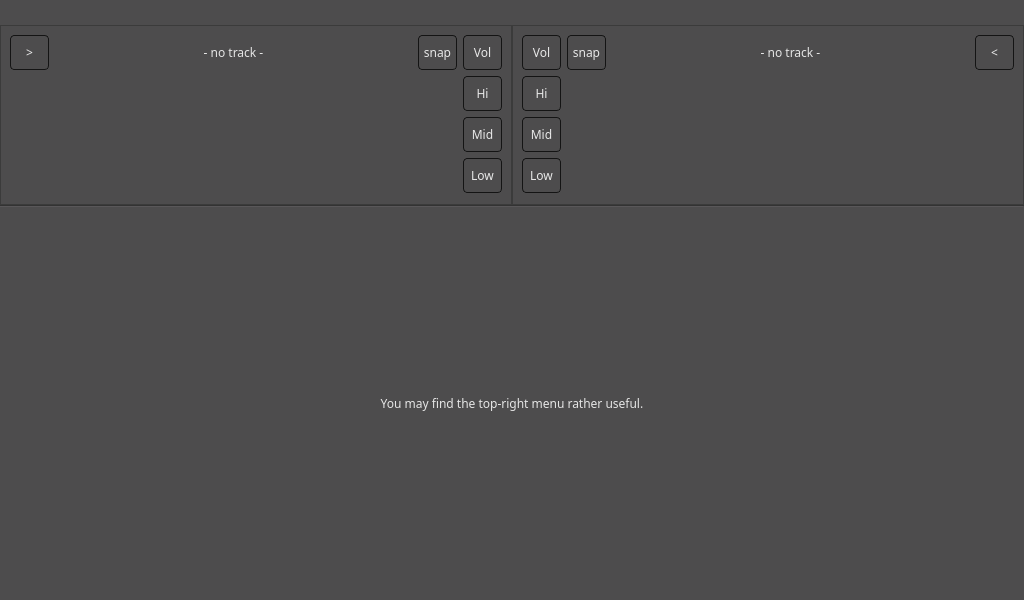
<?xml version="1.0" encoding="UTF-8"?>
<ui version="4.0">
 <class>Ui::DJContext</class>
 <widget class="QWidget" name="Ui::DJContext">
  <property name="geometry">
   <rect>
    <x>0</x>
    <y>0</y>
    <width>1024</width>
    <height>600</height>
   </rect>
  </property>
  <property name="minimumSize">
   <size>
    <width>1024</width>
    <height>600</height>
   </size>
  </property>
  <property name="maximumSize">
   <size>
    <width>1024</width>
    <height>600</height>
   </size>
  </property>
  <property name="windowTitle">
   <string>Form</string>
  </property>
  <property name="styleSheet">
   <string notr="true">* {
    background: #4d4c4d;
    font-family: handelgotdlig;
    font-weight: 200;
}



 QComboBox {
     border: 1px solid #141414;
     border-radius: 4px;
     padding: 1px 18px 1px 3px;
     min-width: 6em;
     color: #e8e8e8;
 }

 QComboBox:editable {
    background: #5b5a5b
 }

 QComboBox:!editable, QComboBox::drop-down:editable {
      background: qlineargradient(x1: 0, y1: 0, x2: 0, y2: 1,
      stop: 0 #3c3c3c, stop: 1 #262627);
 }

 /* QComboBox gets the &quot;on&quot; state when the popup is open */
 QComboBox:!editable:on, QComboBox::drop-down:editable:on {
     background: #5b5a5b
 }

 QComboBox:on { /* shift the text when the popup opens */
     padding-top: 3px;
     padding-left: 4px;
 }

 QComboBox::drop-down {
     subcontrol-origin: padding;
     subcontrol-position: top right;
     width: 15px;

     border-left-width: 1px;
     border-left-color: darkgray;
     border-left-style: solid; /* just a single line */
     border-top-right-radius: 3px; /* same radius as the QComboBox */
     border-bottom-right-radius: 3px;
 }

QComboBox QAbstractItemView {
    border: 1px solid #141414;
    selection-background-color: #5b5a5b;
}

 QSpinBox {
     /*padding-right: 15px; make room for the arrows */
     background-color: qlineargradient(x1: 0, y1: 0, x2: 0, y2: 1,
                                      stop: 0 #3c3c3c, stop: 1 #262627);
    color: #e8e8e8;
     border: none;
     border-radius: 4px;
     /*border-width: 3;*/
}

QSpinBox::up-button {
    border: none;
}

QSpinBox::down-button {
    border: none;
}

QLineEdit {
    border: 1px solid #141414;
    border-radius: 4px;
    color: #e8e8e8;
    background-color: qlineargradient(x1: 0, y1: 0, x2: 0, y2: 1,
                                     stop: 0 #3c3c3c, stop: 1 #262627);
    selection-background-color: #e8e8e8;
    selection-color: #262627
}

QProgressBar {
    border: 1px solid #141414;
    border-radius: 4px;
    text-align: center;
 }


 QProgressBar::chunk {
    background-color: qlineargradient(x1: 0, y1: 0, x2: 0, y2: 1,
                                      stop: 0 #3c3c3c, stop: 1 #262627);
    width: 20px;
 }

QFrame, QLabel, QToolTip {
   color: #e5e5e5;
   /*border: 1px solid #141414;*/
}

QFrame[style=&quot;plain&quot;] {
    border: 100px solid pink;
}

QAbstractButton {
   padding: 3px;
   border: 1px solid #141414;
   border-radius: 4px;
   background-color: qlineargradient(x1: 0, y1: 0, x2: 0, y2: 1,
                                     stop: 0 #3c3c3c, stop: 1 #262627);
    color: #e8e8e8;
}
QAbstractButton::hover {
   background-color: #5b5a5b;
}

QAbstractButton::disabled {
    color: #262627;
}

QAbstractButton::checked {
    background-color: #1c1c1c;
}

 QTabWidget::pane { /* The tab widget frame */
     border-top: 1px solid #141414;
     position: absolute;
     top: -0.5em;
 }

 QTabWidget::tab-bar {
     alignment: center;
 }

 /* Style the tab using the tab sub-control. Note that
     it reads QTabBar _not_ QTabWidget */
 QTabBar::tab {
 background-color: qlineargradient(x1: 0, y1: 0, x2: 0, y2: 1,
                                   stop: 0 #3c3c3c, stop: 1 #262627);

    border: 1px solid #141414;

     /*border: 2px solid #C4C4C3;
     border-bottom-color: #C2C7CB; same as the pane color */
     border-top-left-radius: 4px;
     border-top-right-radius: 4px;
     min-width: 8ex;
     padding: 2px;
     color: #e8e8e8;
 }

 QTabBar::tab:selected, QTabBar::tab:hover {
     background: #5b5a5b;
 }

 QTabBar::tab:selected {
     border-color: #5b5a5b;
     color: #141414;
     /*border-bottom-color: #C2C7CB; same as pane color */
 }

 QSlider::groove:horizontal {
 border: 1px solid #141414;
     height: 8px; /* the groove expands to the size of the slider by default. by giving it a height, it has a fixed size */
     background-color: qlineargradient(x1: 0, y1: 0, x2: 0, y2: 1,
                                       stop: 0 #3c3c3c, stop: 1 #262627);
     margin: 2px 0;
 }

 QSlider::handle:horizontal {
 background-color: qlineargradient(x1: 0, y1: 0, x2: 0, y2: 1,
                                   stop: 0 #3c3c3c, stop: 1 #262627);     border: 1px solid #5c5c5c;
     width: 18px;
     /*margin: -2px 0;  handle is placed by default on the contents rect of the groove. Expand outside the groove */
     border-radius: 3px;
 }

  QScrollBar:vertical {
      border: 0px solid transparent;
      background: transparent;
      width: 4px;
      margin: 0px 0 0px 0;
  }
  QScrollBar::handle:vertical {
      background: #e8e8e8;
      min-height: 20px;
      border: 2px solid #e8e8e8;
      border-radius: 2px;
  }
  QScrollBar::add-line:vertical {
      border: 0px solid transparent;
      background: transparent;
      height: 0px;
      subcontrol-position: bottom;
      subcontrol-origin: margin;
  }

  QScrollBar::sub-line:vertical {
      border: 0px solid transparent;
      background: transparent;
      height: 0px;
      subcontrol-position: top;
      subcontrol-origin: margin;
  }
  QScrollBar::up-arrow:vertical, QScrollBar::down-arrow:vertical {
      border: 0px solid grey;
      width: 0px;
      height: 0px;
      background: white;
  }

  QScrollBar::add-page:vertical, QScrollBar::sub-page:vertical {
      background: none;
  }



  QScrollBar:horizontal {
      border: 0px solid transparent;
      background: transparent;
      height: 4px;
      margin: 0px 0 0px 0;
  }
  QScrollBar::handle:horizontal{
      background: #e8e8e8;
      min-height: 20px;
      border: 2px solid #e8e8e8;
      border-radius: 2px;
  }
  QScrollBar::add-line:horizontal {
      border: 0px solid transparent;
      background: transparent;
      height: 0px;
      subcontrol-position: bottom;
      subcontrol-origin: margin;
  }

  QScrollBar::sub-line:horizontal {
      border: 0px solid transparent;
      background: transparent;
      height: 0px;
      subcontrol-position: top;
      subcontrol-origin: margin;
  }
  QScrollBar::up-arrow:horizontal, QScrollBar::down-arrow:horizontal {
      border: 0px solid grey;
      width: 0px;
      height: 0px;
      background: white;
  }

  QScrollBar::add-page:vertical, QScrollBar::sub-page:vertical {
      background: none;
  }





QSlider::groove:horizontal {
border: 1px solid #bbb;
background: white;
height: 50px;
border-radius: 4px;
}

QSlider::groove:vertical {
border: 1px solid #bbb;
background: white;
width: 50px;
border-radius: 4px;
}

QSlider::sub-page:horizontal {
background: qlineargradient(x1: 0, y1: 0,    x2: 0, y2: 1,
    stop: 0 #444, stop: 1 #bbb);
background: qlineargradient(x1: 0, y1: 0.2, x2: 1, y2: 1,
    stop: 0 #bbb, stop: 1 #555);
border: 1px solid #777;
height: 50px;
border-radius: 4px;
border-top-left-radius: 4px;
border-top-right-radius: 0px;
border-bottom-left-radius: 4px;
border-bottom-right-radius: 0px;
}

QSlider::sub-page:vertical {
background: qlineargradient(x1: 0, y1: 1,    x2: 0, y2: 0,
    stop: 0 #bbb, stop: 1 #444);
background: qlineargradient(x1: 0, y1: 1, x2: 1, y2: 0.2,
    stop: 0 #555, stop: 1 #bbb);
border: 1px solid #777;
width: 50px;
border-top-left-radius: 4px;
border-top-right-radius: 4px;
border-bottom-left-radius: 0px;
border-bottom-right-radius: 0px;
}

QSlider::add-page:horizontal {
background: qlineargradient(x1: 0, y1: 1,    x2: 0, y2: 0,
    stop: 0 #bbb, stop: 1 #444);
background: qlineargradient(x1: 0, y1: 1, x2: 1, y2: 0.2,
    stop: 0 #555, stop: 1 #bbb);
border: 1px solid #777;
height: 50px;
border-top-left-radius: 0px;
border-top-right-radius: 4px;
border-bottom-left-radius: 0px;
border-bottom-right-radius: 4px;
}

QSlider::add-page:vertical {
background: qlineargradient(x1: 0, y1: 1,    x2: 0, y2: 0,
    stop: 0 #bbb, stop: 1 #444);
background: qlineargradient(x1: 1, y1: 1, x2: 0, y2: 0.2,
    stop: 0 #555, stop: 1 #bbb);
border: 1px solid #777;
width: 50px;
border-top-left-radius: 0px;
border-top-right-radius: 0px;
border-bottom-left-radius: 4px;
border-bottom-right-radius: 4px;
}

QSlider::handle:horizontal {
background: qlineargradient(x1:0, y1:0, x2:1, y2:1,
    stop:0 #333, stop:1 #777);
border: 1px solid #777;
width: 53px;
margin-top: -2px;
margin-bottom: -2px;
border-radius: 10px;
margin: 2px;
}

QSlider::handle:vertical {
background: qlineargradient(x1:0, y1:0, x2:1, y2:1,
    stop:0 #333, stop:1 #777);
border: 1px solid #777;
height: 53px;
margin-top: -2px;
margin-bottom: -2px;
border-radius: 10px;
margin: 2px;
}

QSlider::sub-page:horizontal:disabled {
background: #bbb;
border-color: #999;
}

QSlider::sub-page:vertical:disabled {
background: #bbb;
border-color: #999;
}

QSlider::add-page:horizontal:disabled {
background: #eee;
border-color: #999;
}

QSlider::add-page:vertical:disabled {
background: #eee;
border-color: #999;
}

QSlider::handle:horizontal:disabled {
background: #eee;
border: 1px solid #aaa;
border-radius: 4px;
}

QSlider::handle:vertical:disabled {
background: #eee;
border: 1px solid #aaa;
border-radius: 4px;
}</string>
  </property>
  <layout class="QGridLayout" name="gridLayout">
   <property name="margin">
    <number>0</number>
   </property>
   <property name="spacing">
    <number>0</number>
   </property>
   <item row="3" column="0" colspan="2">
    <widget class="QWidget" name="modeContainer" native="true">
     <layout class="QGridLayout" name="gridLayout_4">
      <property name="margin">
       <number>0</number>
      </property>
      <property name="spacing">
       <number>0</number>
      </property>
      <item row="0" column="0">
       <widget class="QLabel" name="label_snarky">
        <property name="text">
         <string>&lt;html&gt;&lt;head/&gt;&lt;body&gt;&lt;p align=&quot;center&quot;&gt;You may find the top-right menu rather useful.&lt;/p&gt;&lt;/body&gt;&lt;/html&gt;</string>
        </property>
       </widget>
      </item>
     </layout>
    </widget>
   </item>
   <item row="1" column="0">
    <widget class="QFrame" name="frame_topL">
     <property name="sizePolicy">
      <sizepolicy hsizetype="Preferred" vsizetype="Fixed">
       <horstretch>0</horstretch>
       <verstretch>0</verstretch>
      </sizepolicy>
     </property>
     <property name="maximumSize">
      <size>
       <width>16777215</width>
       <height>180</height>
      </size>
     </property>
     <property name="frameShape">
      <enum>QFrame::StyledPanel</enum>
     </property>
     <property name="frameShadow">
      <enum>QFrame::Raised</enum>
     </property>
     <layout class="QGridLayout" name="gridLayout_2">
      <item row="2" column="4">
       <widget class="QToolButton" name="toolButton_midL">
        <property name="minimumSize">
         <size>
          <width>39</width>
          <height>35</height>
         </size>
        </property>
        <property name="maximumSize">
         <size>
          <width>39</width>
          <height>35</height>
         </size>
        </property>
        <property name="text">
         <string>Mid</string>
        </property>
       </widget>
      </item>
      <item row="3" column="4">
       <widget class="QToolButton" name="toolButton_lowL">
        <property name="minimumSize">
         <size>
          <width>39</width>
          <height>35</height>
         </size>
        </property>
        <property name="maximumSize">
         <size>
          <width>39</width>
          <height>35</height>
         </size>
        </property>
        <property name="text">
         <string>Low</string>
        </property>
       </widget>
      </item>
      <item row="0" column="4">
       <widget class="QToolButton" name="toolButton_volL">
        <property name="minimumSize">
         <size>
          <width>39</width>
          <height>35</height>
         </size>
        </property>
        <property name="maximumSize">
         <size>
          <width>39</width>
          <height>35</height>
         </size>
        </property>
        <property name="text">
         <string>Vol</string>
        </property>
       </widget>
      </item>
      <item row="1" column="4">
       <widget class="QToolButton" name="toolButton_hiL">
        <property name="minimumSize">
         <size>
          <width>39</width>
          <height>35</height>
         </size>
        </property>
        <property name="maximumSize">
         <size>
          <width>39</width>
          <height>35</height>
         </size>
        </property>
        <property name="text">
         <string>Hi</string>
        </property>
       </widget>
      </item>
      <item row="0" column="3">
       <widget class="QToolButton" name="toolButton_snapL">
        <property name="minimumSize">
         <size>
          <width>39</width>
          <height>35</height>
         </size>
        </property>
        <property name="maximumSize">
         <size>
          <width>39</width>
          <height>35</height>
         </size>
        </property>
        <property name="text">
         <string>snap</string>
        </property>
       </widget>
      </item>
      <item row="0" column="0">
       <widget class="QToolButton" name="playL">
        <property name="minimumSize">
         <size>
          <width>39</width>
          <height>35</height>
         </size>
        </property>
        <property name="maximumSize">
         <size>
          <width>39</width>
          <height>35</height>
         </size>
        </property>
        <property name="text">
         <string>&gt;</string>
        </property>
       </widget>
      </item>
      <item row="1" column="0" rowspan="3" colspan="4">
       <widget class="QWidget" name="widget_waveformL" native="true">
        <property name="styleSheet">
         <string notr="true">     background-color: qlineargradient(x1: 0, y1: 0, x2: 0, y2: 1,
                                      stop: 0 #3c3c3c, stop: 1 #262627);
border-radius: 4px;</string>
        </property>
       </widget>
      </item>
      <item row="0" column="1" colspan="2">
       <widget class="QLabel" name="label_trackL">
        <property name="sizePolicy">
         <sizepolicy hsizetype="Preferred" vsizetype="Maximum">
          <horstretch>0</horstretch>
          <verstretch>0</verstretch>
         </sizepolicy>
        </property>
        <property name="text">
         <string>- no track -</string>
        </property>
        <property name="alignment">
         <set>Qt::AlignCenter</set>
        </property>
       </widget>
      </item>
     </layout>
    </widget>
   </item>
   <item row="1" column="1">
    <widget class="QFrame" name="frame_topR">
     <property name="sizePolicy">
      <sizepolicy hsizetype="Preferred" vsizetype="Fixed">
       <horstretch>0</horstretch>
       <verstretch>0</verstretch>
      </sizepolicy>
     </property>
     <property name="maximumSize">
      <size>
       <width>16777215</width>
       <height>180</height>
      </size>
     </property>
     <property name="frameShape">
      <enum>QFrame::StyledPanel</enum>
     </property>
     <property name="frameShadow">
      <enum>QFrame::Raised</enum>
     </property>
     <layout class="QGridLayout" name="gridLayout_3">
      <item row="0" column="0">
       <widget class="QToolButton" name="toolButton_volR">
        <property name="minimumSize">
         <size>
          <width>39</width>
          <height>35</height>
         </size>
        </property>
        <property name="maximumSize">
         <size>
          <width>39</width>
          <height>35</height>
         </size>
        </property>
        <property name="text">
         <string>Vol</string>
        </property>
       </widget>
      </item>
      <item row="1" column="0">
       <widget class="QToolButton" name="toolButton_hiR">
        <property name="minimumSize">
         <size>
          <width>39</width>
          <height>35</height>
         </size>
        </property>
        <property name="maximumSize">
         <size>
          <width>39</width>
          <height>35</height>
         </size>
        </property>
        <property name="text">
         <string>Hi</string>
        </property>
       </widget>
      </item>
      <item row="2" column="0">
       <widget class="QToolButton" name="toolButton_midR">
        <property name="minimumSize">
         <size>
          <width>39</width>
          <height>35</height>
         </size>
        </property>
        <property name="maximumSize">
         <size>
          <width>39</width>
          <height>35</height>
         </size>
        </property>
        <property name="text">
         <string>Mid</string>
        </property>
       </widget>
      </item>
      <item row="3" column="0">
       <widget class="QToolButton" name="toolButton_lowR">
        <property name="minimumSize">
         <size>
          <width>39</width>
          <height>35</height>
         </size>
        </property>
        <property name="maximumSize">
         <size>
          <width>39</width>
          <height>35</height>
         </size>
        </property>
        <property name="text">
         <string>Low</string>
        </property>
       </widget>
      </item>
      <item row="0" column="1">
       <widget class="QToolButton" name="toolButton_snapR">
        <property name="minimumSize">
         <size>
          <width>39</width>
          <height>35</height>
         </size>
        </property>
        <property name="maximumSize">
         <size>
          <width>39</width>
          <height>35</height>
         </size>
        </property>
        <property name="text">
         <string>snap</string>
        </property>
       </widget>
      </item>
      <item row="0" column="4">
       <widget class="QToolButton" name="toolButton_playR">
        <property name="minimumSize">
         <size>
          <width>39</width>
          <height>35</height>
         </size>
        </property>
        <property name="maximumSize">
         <size>
          <width>39</width>
          <height>35</height>
         </size>
        </property>
        <property name="text">
         <string>&lt;</string>
        </property>
       </widget>
      </item>
      <item row="1" column="1" rowspan="3" colspan="4">
       <widget class="QWidget" name="widget_waveformR" native="true">
        <property name="styleSheet">
         <string notr="true">     background-color: qlineargradient(x1: 0, y1: 0, x2: 0, y2: 1,
                                      stop: 0 #3c3c3c, stop: 1 #262627);
border-radius: 4px;</string>
        </property>
       </widget>
      </item>
      <item row="0" column="2" colspan="2">
       <widget class="QLabel" name="label_trackR">
        <property name="sizePolicy">
         <sizepolicy hsizetype="Preferred" vsizetype="Maximum">
          <horstretch>0</horstretch>
          <verstretch>0</verstretch>
         </sizepolicy>
        </property>
        <property name="text">
         <string>- no track -</string>
        </property>
        <property name="alignment">
         <set>Qt::AlignCenter</set>
        </property>
       </widget>
      </item>
     </layout>
    </widget>
   </item>
   <item row="2" column="0" colspan="2">
    <widget class="Line" name="line">
     <property name="orientation">
      <enum>Qt::Horizontal</enum>
     </property>
    </widget>
   </item>
   <item row="0" column="0" colspan="2">
    <widget class="QWidget" name="tmpWidget" native="true">
     <property name="minimumSize">
      <size>
       <width>0</width>
       <height>25</height>
      </size>
     </property>
     <property name="maximumSize">
      <size>
       <width>16777215</width>
       <height>25</height>
      </size>
     </property>
    </widget>
   </item>
  </layout>
 </widget>
 <resources/>
 <connections/>
</ui>
